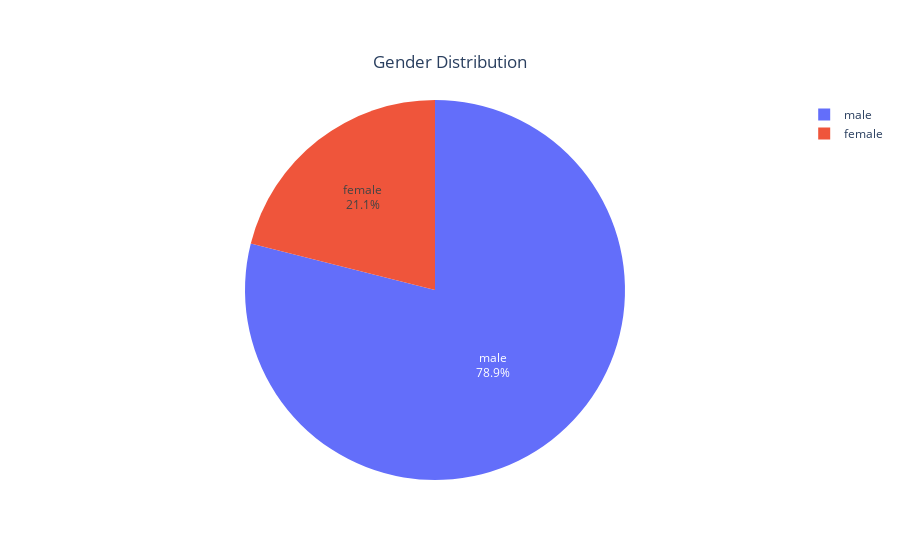

The notebook cell saved with this chart:
### Code cell
fig = px.pie(sex_df, values='suicides/100k pop', names='sex',
    title=dict(
        text='Gender Distribution',
        y=0.90,
        x=0.5,
        xanchor='center',
        yanchor='top'
    ),
             hover_data=['suicides/100k pop'])
fig.update_traces(textposition='inside', textinfo='percent+label')
fig.show()

### Figure 1 — Plotly figure (JSON) as saved in the notebook; plotly's stock layout.template omitted (floating-point values rounded to 4 significant figures)
{"data": [{"customdata": [[5.396], [20.23]], "domain": {"x": [0, 1], "y": [0, 1]}, "hoverlabel": {"namelength": 0}, "hovertemplate": "suicides/100k pop=%{value}<br>sex=%{label}", "labels": ["female", "male"], "legendgroup": "", "name": "", "showlegend": true, "textinfo": "percent+label", "textposition": "inside", "type": "pie", "values": [5.396, 20.23]}], "layout": {"legend": {"tracegroupgap": 0}, "title": {"text": "Gender Distribution", "x": 0.5, "xanchor": "center", "y": 0.9, "yanchor": "top"}}}
